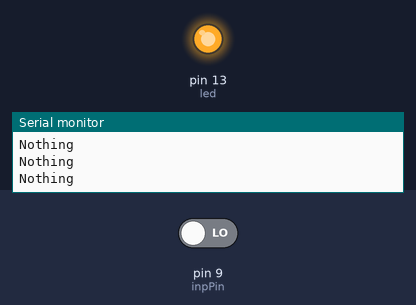
Bench run of a sketch on a simulated Arduino Uno, built with avr-gcc and run on an emulated ATmega328P. Shown: output pins drawn as LEDs (lit = HIGH), the last lines printed to the serial monitor. The inputs (shaded band) are chosen by the test bench; at power-on: pin 9 (inpPin) LOW.

Above: at 1.2 s.
1.3 s: pin 9 (inpPin) driven HIGH
At 2.5 s:
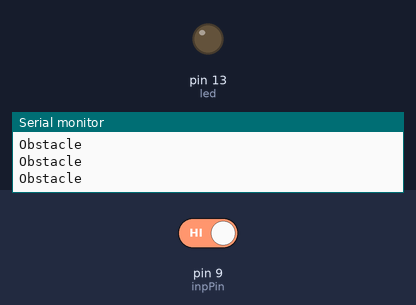
2.8 s: pin 9 (inpPin) driven LOW
At 3.9 s:
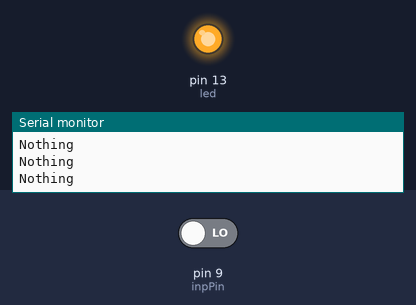
Timing chart, 0 to 5.8 s (numbered marks = the images above; inputs shaded):
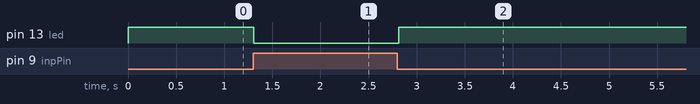

Measured:
- after the input at 1.3 s, pin 13 (led): HIGH → LOW at once
- after the input at 2.8 s, pin 13 (led): LOW → HIGH at once

The sketch:

irsensor.ino
```cpp
int inpPin = 9;
int led = 13;
int isObs = HIGH;
void setup()
{
  pinMode(led, OUTPUT);
  pinMode(inpPin, INPUT);
  Serial.begin(9600);
}

void loop()
{
  isObs = digitalRead(inpPin);
  if(isObs == HIGH)
  {
    Serial.println("Obstacle");
    digitalWrite(led, LOW);
  }
  else
  {
    Serial.println("Nothing");
    digitalWrite(led, HIGH);
  }
  delay(3);
}
```
